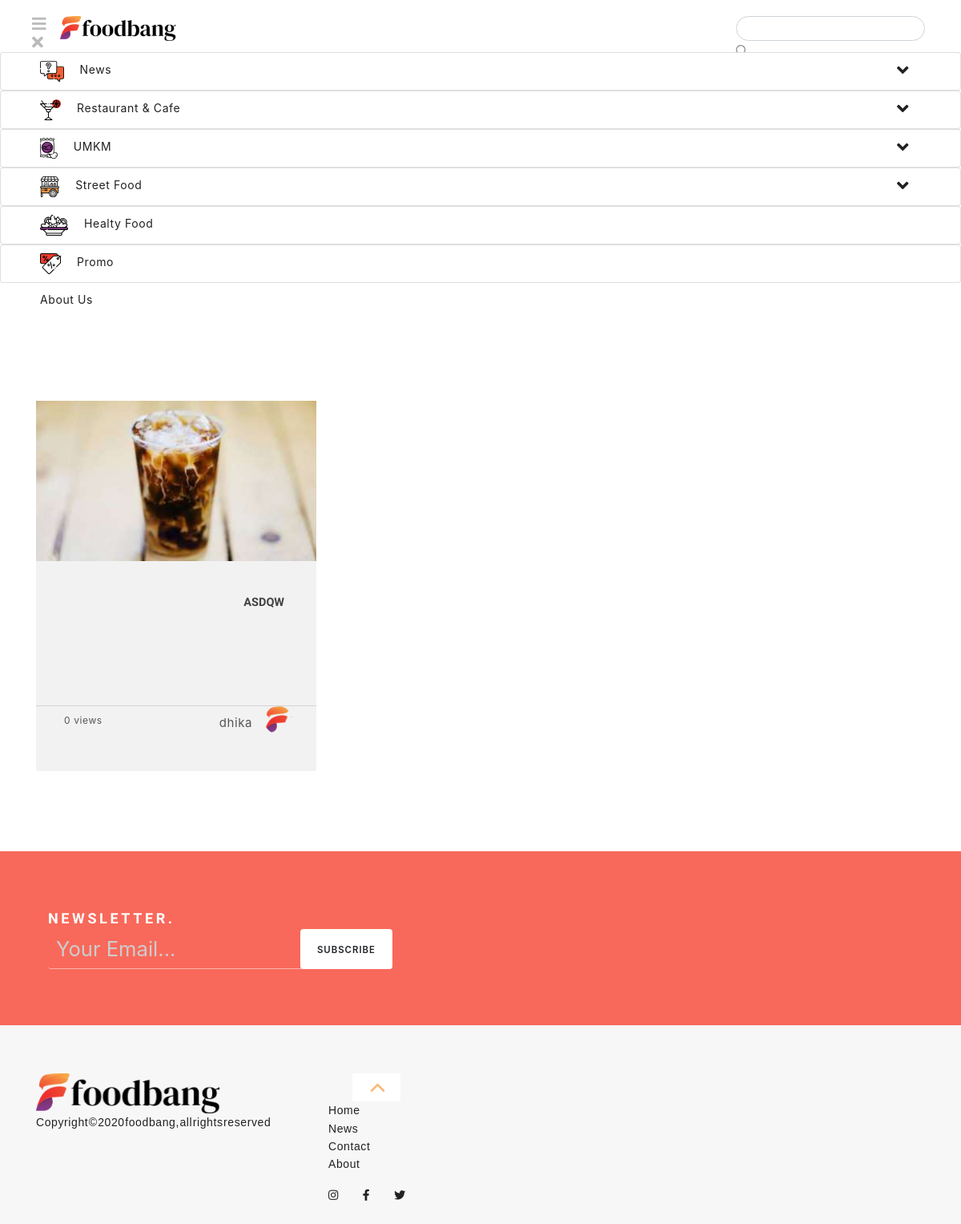
The app's page /category/healthy-food, older data.
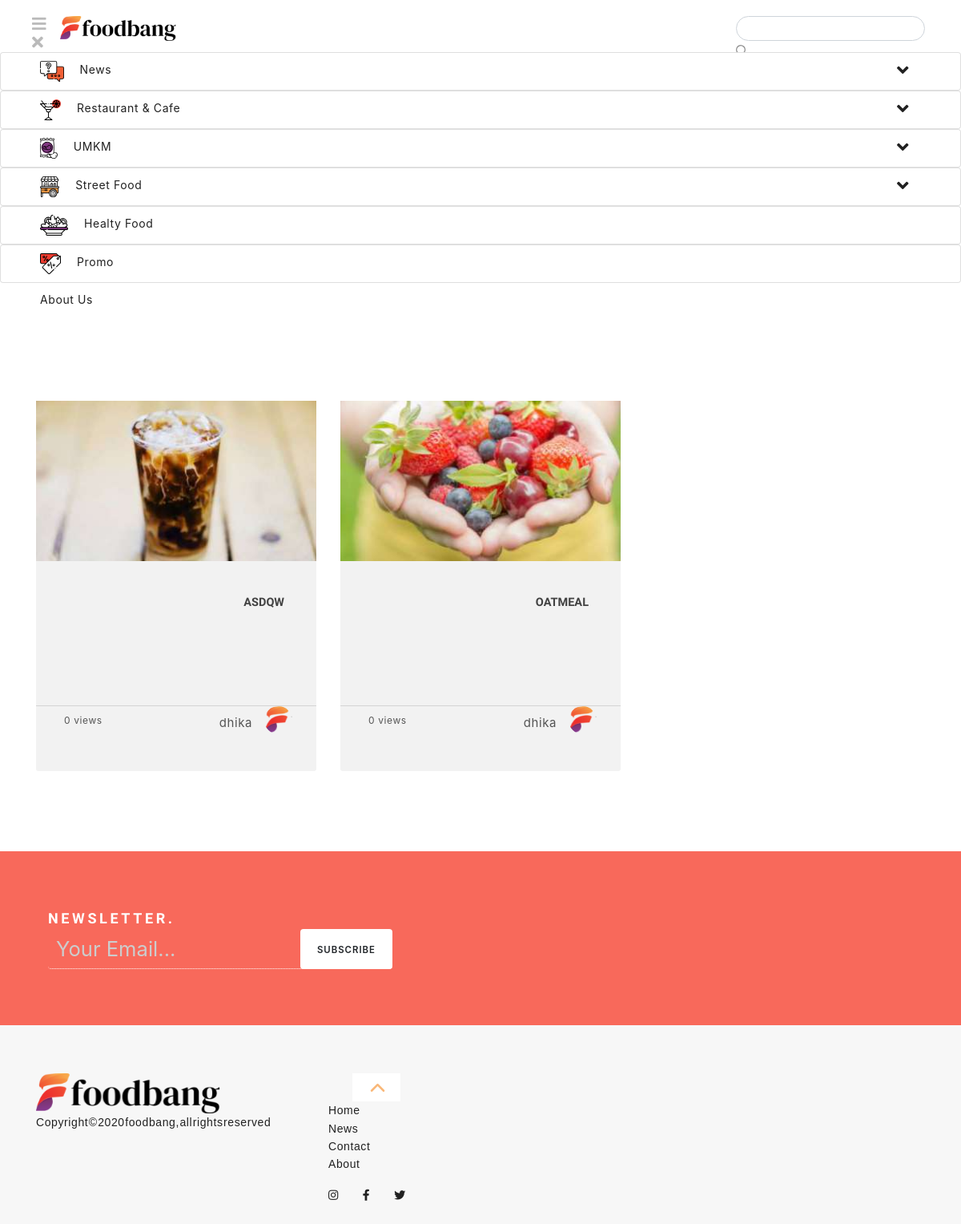
The same page, newer data.
### tables this page shows
CREATE TABLE `tbl_post` (
  `post_id` int(11) NOT NULL,
  `post_title` varchar(250) DEFAULT NULL,
  `post_description` text DEFAULT NULL,
  `post_description_title` varchar(255) NOT NULL,
  `post_contents` longtext DEFAULT NULL,
  `post_image` varchar(255) DEFAULT NULL,
  `post_image_desc` varchar(255) NOT NULL,
  `post_date` timestamp NULL DEFAULT current_timestamp(),
  `post_last_update` datetime DEFAULT NULL,
  `post_type_id` int(11) NOT NULL,
  `post_category_id` int(11) DEFAULT NULL,
  `post_subcategory_id` int(11) NOT NULL,
  `post_tags` varchar(225) DEFAULT NULL,
  `post_slug` varchar(250) DEFAULT NULL,
  `post_feature_article` int(11) NOT NULL,
  `post_city_id` int(11) NOT NULL,
  `post_location_id` int(11) NOT NULL,
  `post_halal_id` int(11) NOT NULL,
  `post_additional_id` int(11) NOT NULL,
  `post_status` int(11) DEFAULT NULL COMMENT '1=Publish, 0=Unpublish',
  `post_views` int(11) DEFAULT 0,
  `post_user_id` int(11) DEFAULT NULL,
  `post_detail_id` varchar(255) NOT NULL,
  `email_news_update` int(11) DEFAULT NULL
);

CREATE TABLE `tbl_user` (
  `user_id` int(11) NOT NULL,
  `user_name` varchar(100) DEFAULT NULL,
  `user_email` varchar(60) DEFAULT NULL,
  `user_password` varchar(40) DEFAULT NULL,
  `user_level` varchar(10) DEFAULT NULL,
  `user_status` varchar(10) DEFAULT '1',
  `user_photo` varchar(40) DEFAULT NULL
);

### application/controllers/Category.php (called while the page is built, shortened)
<?php
class Category extends CI_Controller{
	function __construct(){
		$this->load->model('Category_model','category_model');
		$this->load->model('Visitor_model','visitor_model');
		$this->load->model('Blog_model','blog_model');
		$this->load->model('Site_model','site_model');
        $this->load->helper('text');
	}
	function detail($slug){
		$data=$this->category_model->get_blog_by_category($slug);
		if($data->num_rows() > 0){
			$q=$data->row_array();
			$category_id=$q['category_id'];
			$kategori_nama=$q['category_name'];
			$jum=$data;
	        $page=$this->uri->segment(3);
	        if(!$page):
	            $off = 0;
	        else:
	            $off = $page;
	        endif;
	        $limit=9;
	        $offset = $off > 0 ? (($off - 1) * $limit) : $off;
	        $config['base_url'] = base_url() . 'category/'.$slug.'/';
	        $config['total_rows'] = $jum->num_rows();
	        $config['per_page'] = $limit;
	        $config['uri_segment'] = 3;
	        $config['use_page_numbers']=TRUE;
	        $config['full_tag_open']    = '<div class="row"><nav class="page-pagination mt-60"><ul class="page-numbers">';
	        $config['full_tag_close']   = '</ul></nav></div>';
	        $config['num_tag_open']     = '<li><span class="page-numbers">';
	        $config['num_tag_close']    = '</span></li>';
	        $config['cur_tag_open']     = '<li><span class="page-numbers current">';
	        $config['cur_tag_close']    = '<span class="sr-only">(current)</span></span></li>';
	        $config['next_tag_open']    = '<li><span class="page-numbers">';
	        $config['next_tagl_close']  = '<span aria-hidden="true">&raquo;</span></span></li>';
	        $config['prev_tag_open']    = '<li><span class="page-numbers">';
	        $config['prev_tagl_close']  = '</span>Next</li>';
	        $config['first_tag_open']   = '<li><span class="page-numbers">';
	        $config['first_tagl_close'] = '</span></li>';
	        $config['last_tag_open']    = '<li><span class="page-numbers">';
	        $config['last_tagl_close']  = '</span></li>';
		    $config['first_link'] = '<';
		    $config['last_link'] = '>';
		    $config['next_link'] = '>>';
		    $config['prev_link'] = '<<';
	        $this->pagination->initialize($config);
	        $x['page'] =$this->pagination->create_links();
			$x['data']=$this->category_model->blog_category_perpage($category_id,$offset,$limit);
			$x['judul']= $kategori_nama;
			$x['description']= "Kumpulan artikel ".$kategori_nama." yang bermanfaat untuk menambah wawasan Anda.";
			if(empty($this->uri->segment(3))){
				$next_page=2;
				$x['canonical']=site_url('category/'.$slug);
				$x['url_prev']="";
			}elseif($this->uri->segment(3)=='1'){
				$next_page=2;
				$x['canonical']=site_url('category/'.$slug);
				$x['url_prev']=site_url('category/'.$slug);
			}elseif($this->uri->segment(3)=='2'){
				$next_page=$this->uri->segment(3)+1;
				$x['canonical']=site_url('category/'.$slug.'/'.$this->uri->segment(3));
				$x['url_prev']=site_url('category/'.$slug);
			}else{
				$next_page=$this->uri->segment(3)+1;
				$prev_page=$this->uri->segment(3)-1;
				$x['canonical']=site_url('category/'.$slug.'/'.$this->uri->segment(3));
				$x['url_prev']=site_url('category/'.$slug.'/'.$prev_page);
			}
			$x['url_next']=site_url('category/'.$slug.'/'.$next_page);
			$x['populer_post'] = $this->blog_model->get_popular_post();
			$site_info = $this->db->get('tbl_site', 1)->row();
			$v['logo'] =  $site_info->site_logo_header;
			$x['icon'] = $site_info->site_favicon;
			$x['site_image'] = $site_info->site_logo_big;
			$x['header'] = $this->load->view('header',$v,TRUE);
			$x['footer'] = $this->load->view('footer','',TRUE);
			$site = $this->site_model->get_site_data()->row_array();
			$x['site_name'] = $site['site_name'];
			$x['site_twitter'] = $site['site_twitter'];
			$this->load->view('blog_category_view',$x);
		}else{
			redirect('blog');
		}
	}
}

### index.php (called while the page is built, shortened)
<?php
require_once BASEPATH.'core/CodeIgniter.php';

### application/models/Category_model.php (called while the page is built, shortened)
<?php
class Category_model extends CI_Model
{
    public function get_blog_by_category($slug)
    {
        $query = $this->db->query("SELECT tbl_post.*,tbl_category.*,user_name,user_photo FROM
			tbl_post LEFT JOIN tbl_category ON post_category_id=category_id
			LEFT JOIN tbl_user ON post_user_id=user_id WHERE category_slug='$slug'");
        return $query;
    }
    public function blog_category_perpage($category_id, $offset, $limit)
    {
        $query = $this->db->query("SELECT tbl_post.*,tbl_category.*,user_name,user_photo FROM
			tbl_post LEFT JOIN tbl_category ON post_category_id=category_id
			LEFT JOIN tbl_user ON post_user_id=user_id
			WHERE category_id='$category_id' LIMIT $offset,$limit");
        return $query;
    }
}

### application/views/blog_category_view.php (the view, shortened to what the changed rows need)
<!DOCTYPE html>
<html lang="en">
	<head>
		<link rel="stylesheet" href="<?php echo base_url() . 'theme/css/bootstrap.min.css' ?>"/>
		<link rel="stylesheet" href="<?php echo base_url() . 'theme/css/style.css' ?>"/>
		<link rel="stylesheet" href="<?php echo base_url() . 'theme/css/padding-margin.css' ?>"/>
		<link rel="stylesheet" href="<?php echo base_url() . 'assets/plugins/fontawesome/css/all.css' ?>"/>
	</head>
	<body class="content-animate">
		<div id="top" class="page">
			<main class="cd-main-content mt-100">
				<section class="page-section small-section">
					<div class="container relative">
						<div class="row multi-columns-row">
								<?php foreach ($data->result() as $row): ?>
								<div class="col-md-4 col-sm-6 mb-30 wow fadeIn">
									<article>
										<a class="articles-card" href="<?php echo site_url('blog/' . $row->post_slug); ?>" title="">
											<div class="card-wrap">
												<div class="card-image">
													<div class="article-thumbnail" data-background="<?php echo base_url() . 'assets/images/thumb/' . $row->post_image; ?>"></div>
												</div>
												<div class="card-body text-right">
													<h2 class="heading6 lp-0 mt-0 font-face1 text-right"><?php echo $row->post_title; ?></h2>
												</div>
												<div class="card-footer">
													<div class="article_author">
														<div class="portrait" data-background="<?php echo base_url() . 'assets/images/' . $row->user_photo; ?>"></div>
														<div class="author light-text"><?php echo $row->user_name; ?></div>
													</div>
												</div>
											</div>
										</a>
										<div class="like light-text"><a href="javascript:void(0)"></a> <?php echo $row->post_views . ' views'; ?></div>
									</article>
								</div>
								<?php endforeach;?>
						</div>
					</div>
				</section>
				<section  class="page-section subscribe-section small-section">
					<div class="container">
						<div class="row">
							<div class="col-md-10 col-md-offset-1">
								<div class="form-subscribe mb-50 mb-sm-0">
									<div class="col-sm-6 mb-sm-40">
										<h2 class="heading5 mt-0 font-face1 white-color fw700 mb-0" >Newsletter.</h2>
									</div>
								</div>
							</div>
						</div>
					</div>
				</section>
				</main>
		</div>
	</body>
</html>

Row changes from the older to the newer data that the page shows:
added tbl_post: shows a picture, post_title "OATMEAL", tbl_user.user_name "dhika", post_views "0"
